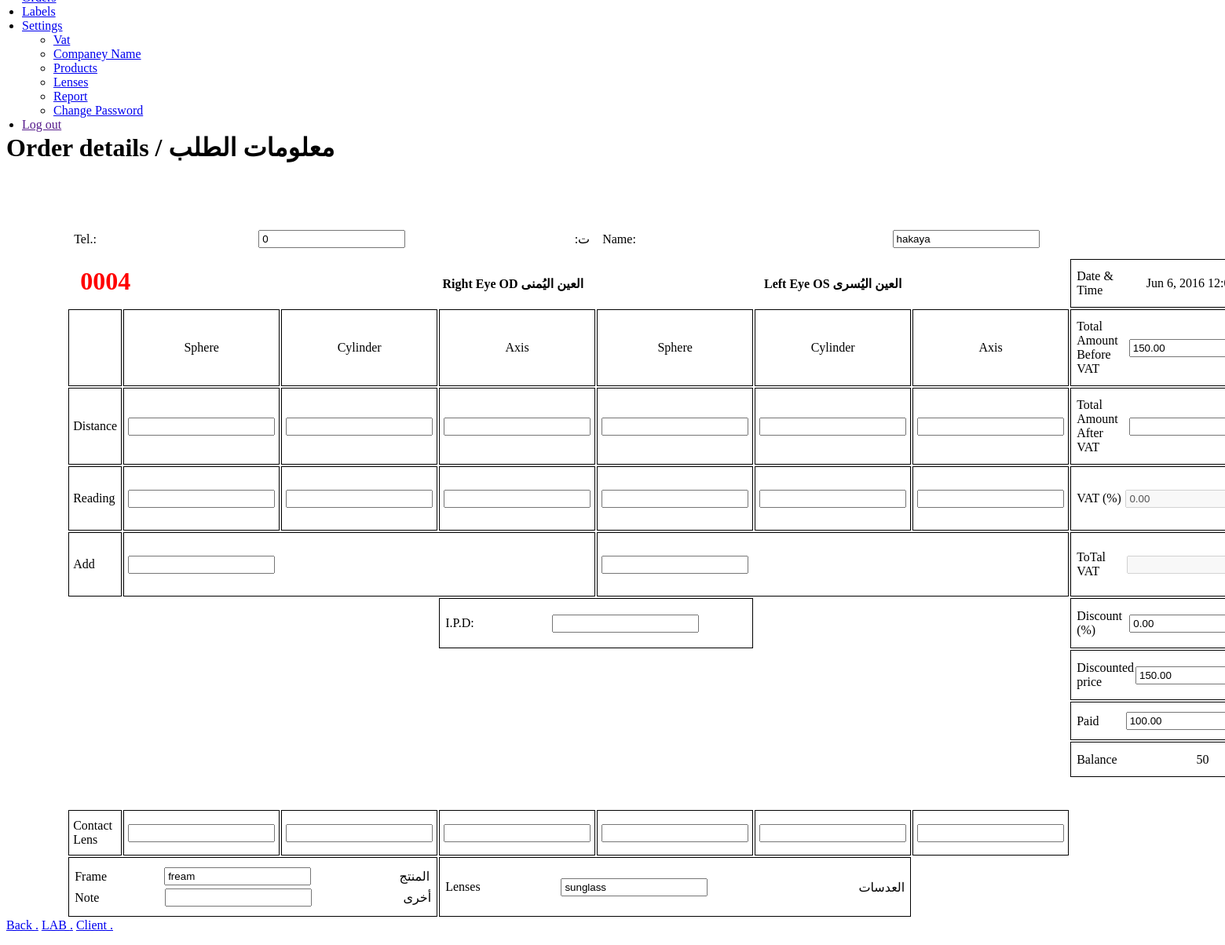
The app's page /order_details.php?id=4 (signed in) with its own data.
### tables this page shows
CREATE TABLE `order` (
  `id` int(11) NOT NULL,
  `bill_number` int(4) UNSIGNED ZEROFILL NOT NULL,
  `bill_year` int(11) NOT NULL,
  `client_name` varchar(200) DEFAULT NULL,
  `client_phone` varchar(200) DEFAULT NULL,
  `price_total` decimal(10,2) DEFAULT NULL,
  `price_paid` decimal(10,2) DEFAULT NULL,
  `order_date` date DEFAULT NULL,
  `er_d_sphere` varchar(200) DEFAULT NULL,
  `er_d_cylinder` varchar(200) DEFAULT NULL,
  `er_d_axis` varchar(200) DEFAULT NULL,
  `er_r_sphere` varchar(200) DEFAULT NULL,
  `er_r_cylinder` varchar(200) DEFAULT NULL,
  `er_r_axis` varchar(200) DEFAULT NULL,
  `el_d_sphere` varchar(200) DEFAULT NULL,
  `el_d_cylinder` varchar(200) DEFAULT NULL,
  `el_d_axis` varchar(200) DEFAULT NULL,
  `el_r_sphere` varchar(200) DEFAULT NULL,
  `el_r_cylinder` varchar(200) DEFAULT NULL,
  `el_r_axis` varchar(200) DEFAULT NULL,
  `ipd` varchar(200) DEFAULT NULL,
  `frame` varchar(200) DEFAULT NULL,
  `note` varchar(200) DEFAULT NULL,
  `lenses` varchar(200) DEFAULT NULL,
  `er_add` varchar(200) DEFAULT NULL,
  `el_add` varchar(200) DEFAULT NULL,
  `price_full` decimal(10,2) DEFAULT NULL,
  `price_full_vat` varchar(255) DEFAULT NULL,
  `price_discount` decimal(10,2) DEFAULT NULL,
  `is_hidden` int(11) DEFAULT '0',
  `er_cl_sphere` varchar(200) DEFAULT NULL,
  `er_cl_cylinder` varchar(200) DEFAULT NULL,
  `er_cl_axis` varchar(200) DEFAULT NULL,
  `el_cl_sphere` varchar(200) DEFAULT NULL,
  `el_cl_cylinder` varchar(200) DEFAULT NULL,
  `el_cl_axis` varchar(200) DEFAULT NULL,
  `isOld` int(2) NOT NULL DEFAULT '1'
);

CREATE TABLE `vat` (
  `id` int(11) NOT NULL,
  `vat` decimal(10,2) NOT NULL
);

### inc/config.php (called while the page is built, shortened)
<?php
	require_once("functions.php");
	function getArabic($str) {
    	if(isset($GLOBALS["currLabels"][($str)]) && !empty($GLOBALS["currLabels"][($str)])) {
    		return $GLOBALS["currLabels"][($str)];
    	}
    	return "(ar)";
	}

### inc/functions.php (called while the page is built, shortened)
<?php
  	function db_query($query, $link = "link_db") {
    	$res = mysql_query($query) or db_error($query, mysql_errno(), mysql_error());
   		return $res;
  	}
  	function db_fetch_row($res) {
    	$array = mysql_fetch_array($res, MYSQL_ASSOC);
    	return $array;
  	}
	function convertDateTimeToTimeStamp($str) {
    	$temp = explode(" ", $str);
    	$date = $temp[0];
    	$date = explode("-", $date);
    	$day = intval($date[2]);
    	$month = intval($date[1]);
    	$year = intval($date[0]);
    	if(count($date) == 3)
    		return mktime($hour, $minute, $second, $month, $day, $year);
    	else
    		return 0;
    }
	function formatDateTime($dbDate) {
		$dateTimeStamp = convertDateTimeToTimeStamp($dbDate);
		return date(DATETIME_FORMAT, $dateTimeStamp);
	}
?>

### order_details.php (the view, shortened to what this page needs)
<?php require_once 'inc/config.php'; ?>
<?php
	$pageTitle = "Order details / ".getArabic('Order details');
	$order  = array();
	if(isset($_GET["id"])){
		$res = db_query("SELECT * FROM `order` WHERE id={$_GET["id"]}");
		$order = db_fetch_row($res);
	}
	$vat_select = "SELECT * FROM vat";
	$result = mysql_query($vat_select);
	$vat_fetch = mysql_fetch_assoc($result);
?>
<?php require_once 'inc/page_menu.php'; ?>
<link href="css/select2.min.css" rel="stylesheet" />
<div class="content-header">
	<div class="header-section">
		<h1><?php echo $pageTitle; ?></h1>
	</div>
</div>
<div class="block full block-alt-noborder" style="padding-top: 0px;">
	<form  method="post" class="form-horizontal form-bordered" id="OrderDetailsForm">
            <table class="print-table" style="margin-top: 50px;">
				<tr>
					<td class="noborder" style="width: 12%;"></td>
					<td class="noborder" style="width: 11%;"></td>
					<td class="noborder" style="width: 11%;"></td>
					<td class="noborder" style="width: 11%;"></td>
					<td class="noborder" style="width: 11%;"></td>
					<td class="noborder" style="width: 11%;"></td>
					<td class="noborder" style="width: 11%;"></td>
					<td class="noborder"></td>
				</tr>
				<tr>
					<td colspan="4" class="noborder">
						<table>
							<tr>
								<td style="width: 25%;">Tel.:</td>
								<td class="tc"><input type="text" class="form-control" required="true" name="client_phone" id="client_phone" alt="" value="<?php echo htmlentities($order["client_phone"]); ?>" /></td>
								<td class="rtl" style="width: 25%;"><?php echo getArabic('Tel')?>:</td>
							</tr>
						</table>
					</td>
					<td colspan="4" class="noborder">
						<table>
							<tr>
								<td style="width: 25%;">Name:</td>
								<td class="tc"><input type="text" class="form-control" name="client_name" id="client_name" alt="" value="<?php echo htmlentities($order["client_name"]); ?>" /></td>
								<td class="rtl" style="width: 25%;"><?php echo getArabic('Name')?>:</td>
							</tr>
						</table>
					</td>
				</tr>
				<tr>
					<th colspan="4" class="noborder" style="text-align: right;"><span style="float: left; color: red; font-size: 2em; line-height: 12px;"><?php echo htmlentities($order["bill_number"]); ?></span>Right Eye OD <?php echo getArabic('Right Eye OD')?></th>
					<th colspan="3" class="noborder">Left Eye OS <?php echo getArabic('Left Eye OS')?></th>
					<td>
						<table>
							<tr>
								<td style="width: 25%;">Date & Time</td>
								<td class="tc"><?php echo htmlentities(formatDateTime($order["order_date"])); ?></td>
							</tr>
						</table>
					</td>
				</tr>
				<tr>
					<td></td>
					<td class="tc">Sphere</td>
					<td class="tc">Cylinder</td>
					<td class="tc">Axis</td>
					<td class="tc">Sphere</td>
					<td class="tc">Cylinder</td>
					<td class="tc">Axis</td>
					<td>
						<table>
							<tr>
								<td style="width: 25%;">Total Amount Before VAT</td>
								<td><input type="text" class="form-control" required="true" name="price_full" id="price_full" alt="" value="<?php echo htmlentities($order["price_full"]); ?>" onchange="CalculateBalanceFromTotal()" /></td>
							</tr>
						</table>
					</td>
				</tr>
				<tr>
					<td>Distance</td>
					<td><input type="text" class="form-control" name="er_d_sphere" id="er_d_sphere" alt="" value="<?php echo htmlentities($order["er_d_sphere"]); ?>" /></td>
					<td><input type="text" class="form-control" name="er_d_cylinder" id="er_d_cylinder" alt="" value="<?php echo htmlentities($order["er_d_cylinder"]); ?>" /></td>
					<td><input type="text" class="form-control" name="er_d_axis" id="er_d_axis" alt="" value="<?php echo htmlentities($order["er_d_axis"]); ?>" /></td>
					<td><input type="text" class="form-control" name="el_d_sphere" id="el_d_sphere" alt="" value="<?php echo htmlentities($order["el_d_sphere"]); ?>" /></td>
					<td><input type="text" class="form-control" name="el_d_cylinder" id="el_d_cylinder" alt="" value="<?php echo htmlentities($order["el_d_cylinder"]); ?>" /></td>
					<td><input type="text" class="form-control" name="el_d_axis" id="el_d_axis" alt="" value="<?php echo htmlentities($order["el_d_axis"]); ?>" /></td>
					<td>
						<table>
							<tr>
								<td style="width: 25%;">Total Amount After VAT</td>
								<td><input type="text" class="form-control" required="true" name="vat" id="vat" alt="" value="" onchange="CalculateBalanceFromDiscount()" /></td>
							</tr>
						</table>
					</td>
				</tr>
				<tr>
					<td>Reading</td>
					<td><input type="text" class="form-control" name="er_r_sphere" id="er_r_sphere" alt="" value="<?php echo htmlentities($order["er_r_sphere"]); ?>" /></td>
					<td><input type="text" class="form-control" name="er_r_cylinder" id="er_r_cylinder" alt="" value="<?php echo htmlentities($order["er_r_cylinder"]); ?>" /></td>
					<td><input type="text" class="form-control" name="er_r_axis" id="er_r_axis" alt="" value="<?php echo htmlentities($order["er_r_axis"]); ?>" /></td>
					<td><input type="text" class="form-control" name="el_r_sphere" id="el_r_sphere" alt="" value="<?php echo htmlentities($order["el_r_sphere"]); ?>" /></td>
					<td><input type="text" class="form-control" name="el_r_cylinder" id="el_r_cylinder" alt="" value="<?php echo htmlentities($order["el_r_cylinder"]); ?>" /></td>
					<td><input type="text" class="form-control" name="el_r_axis" id="el_r_axis" alt="" value="<?php echo htmlentities($order["el_r_axis"]); ?>" /></td>
					<td>
						<table>
							<tr>
								<td style="width: 25%;">VAT (%)</td>
								<td><input type="text" class="form-control" alt="" value="<?php echo htmlentities($vat_fetch["vat"]); ?>" disabled/></td>
							</tr>
						</table>
					</td>
				</tr>
				<tr>
					<td>Add</td>
					<td colspan="3"><input type="text" class="form-control" name="er_add" id="er_add" alt="" value="<?php echo htmlentities($order["er_add"]); ?>" /></td>
					<td colspan="3"><input type="text" class="form-control" name="el_add" id="el_add" alt="" value="<?php echo htmlentities($order["el_add"]); ?>" /></td>
					<td>
						<table>
							<tr>
								<td style="width: 25%;">ToTal VAT</td>
								<td>
									<input type="text" class="form-control" alt="" value="<?php
									if($order["price_full_vat"] != ''){
									echo htmlentities($order["price_full"] * ($vat_fetch["vat"]/100));
								}  ?>" disabled/></td>
							</tr>
						</table>
					</td>
				</tr>
				<tr>
					<td colspan="3" class="noborder"></td>
					<td colspan="2">
						<table>
							<tr>
								<td style="width: 35%;">I.P.D:</td>
								<td><input type="text" class="form-control" name="ipd" id="ipd" alt="" value="<?php echo htmlentities($order["ipd"]); ?>" /></td>
							</tr>
						</table>
					</td>
					<td colspan="2" class="noborder"></td>
					<td>
						<table>
							<tr>
								<td style="width: 25%;">Discount (%)</td>
								<td><input type="text" class="form-control" required="true" name="price_discount" id="price_discount" alt="" value="<?php echo htmlentities($order["price_discount"]); ?>" onchange="CalculateBalanceFromDiscount()" /></td>
							</tr>
						</table>
					</td>
					<tr>
						<td colspan="7" style="border: none;"></td>
						<td>
							<table>
								<tr>
									<td style="width: 25%;">Discounted price</td>
									<td><input type="text" class="form-control" required="true" name="price_total" id="price_total" alt="" value="<?php echo htmlentities($order["price_total"]); ?>" onchange="CalculateBalanceFromFinal()" /></td>
								</tr>
							</table>
						</td>
					</tr>
					<tr>
					<td colspan="7" style="border: none;"></td>
					<td>
						<table>
							<tr>
								<td style="width: 25%;">Paid</td>
								<td><input type="text" class="form-control" required="true" name="price_paid" id="price_paid" alt="" value="<?php echo htmlentities($order["price_paid"]); ?>" onchange="CalculateBalance()" /></td>
							</tr>
						</table>
					</td>
					</tr>
					<tr>
						<td colspan="7" style="border: none;"></td>
						<td>
							<table>
								<tr>
									<td style="width: 25%;">Balance</td>
									<td class="tc"><span id="Balance"><?php echo $order["price_total"]-$order["price_paid"]; ?></span></td>
								</tr>
							</table>
						</td>
					</tr>
				</tr>
				<tr>
					<td colspan="3" class="noborder">&nbsp;</td>
				</tr>
				<tr>
					<td>Contact Lens</td>
					<td><input type="text" class="form-control" name="er_cl_sphere" id="er_cl_sphere" alt="" value="<?php echo htmlentities($order["er_cl_sphere"]); ?>" /></td>
					<td><input type="text" class="form-control" name="er_cl_cylinder" id="er_cl_cylinder" alt="" value="<?php echo htmlentities($order["er_cl_cylinder"]); ?>" /></td>
					<td><input type="text" class="form-control" name="er_cl_axis" id="er_cl_axis" alt="" value="<?php echo htmlentities($order["er_cl_axis"]); ?>" /></td>
					<td><input type="text" class="form-control" name="el_cl_sphere" id="el_cl_sphere" alt="" value="<?php echo htmlentities($order["el_cl_sphere"]); ?>" /></td>
					<td><input type="text" class="form-control" name="el_cl_cylinder" id="el_cl_cylinder" alt="" value="<?php echo htmlentities($order["el_cl_cylinder"]); ?>" /></td>
					<td><input type="text" class="form-control" name="el_cl_axis" id="el_cl_axis" alt="" value="<?php echo htmlentities($order["el_cl_axis"]); ?>" /></td>
				<tr>
					<td colspan="3">
						<table>
							<tr>
								<td style="width: 25%;">Frame</td>
								<?php if($order['isOld'] == 1){ ?>
								<td><input type="text" class="form-control" name="frame" id="frame" alt="" value="<?php echo htmlentities($order["frame"]); ?>" /></td>
								<?php } ?>
								<td class="rtl" style="width: 25%;"><?php echo getArabic('Frame')?></td>
							</tr>
						</table>
						<table>
							<tr>
								<td style="width: 25%;">Note</td>
								<td><input type="text" class="form-control" name="note" id="note" alt="" value="<?php echo htmlentities($order["note"]); ?>" /></td>
								<td class="rtl" style="width: 25%;"><?php echo getArabic('note')?></td>
							</tr>
						</table>
					</td>
					<td colspan="3">
						<table>
							<tr>
								<td style="width: 25%;">Lenses</td>
								<?php if($order['isOld'] == 1){ ?>
								<td><input type="text" class="form-control" name="lenses" id="lenses" alt="" value="<?php echo htmlentities($order["lenses"]); ?>" /></td>
								<?php } ?>
								<td class="rtl" style="width: 25%;"><?php echo getArabic('Lenses')?></td>
							</tr>
						</table>
					</td>
				</tr>
            </table>
		<div class="form-group form-actions">
			<?php if($order['isOld'] == 1){ ?>
			<div class="col-md-9 col-md-offset-3">
				<a href="#" onclick="loadPage('home.php'); return false;" data-toggle="tooltip" data-html="true" title="Back <?php echo getArabic('Back')?>" class="btn btn-warning"><i class="fa fa-arrow-left"></i> Back <?php echo getArabic('Back')?></a>
				<a href="order_print_full_old.php?id=<?php echo htmlentities($order["id"]); ?>" onclick="printUrl('order_print_full_old.php?id=<?php echo $order["id"]; ?>'); return false;" target="_blank" data-toggle="tooltip" data-html="true" title="Print1(Full Table) <?php echo getArabic('Print1(Full Table)')?>" class="btn btn-info"><i class="fa fa-print"></i> LAB <?php echo getArabic('Print1(Full Table)')?></a>
				<a href="order_print_price_old.php?id=<?php echo htmlentities($order["id"]); ?>" onclick="printUrl('order_print_price_old.php?id=<?php echo $order["id"]; ?>'); return false;" target="_blank" data-toggle="tooltip" data-html="true" title="Print2(Price Table) <?php echo getArabic('Print2(Price Table)')?>" class="btn btn-info"><i class="fa fa-print"></i> Client <?php echo getArabic('Print2(Price Table)')?></a>
			</div>
			<?php } ?>
		</div>
	</form>
</div>

### order_details.php (style rules this page uses)
.print-table { width: 90%; margin: 0 5%; }
.print-table td { border: 1px solid; padding: 10px 5px; }
.print-table th { border: 1px solid; padding: 10px 15px; }
.print-table td.noborder, .print-table th.noborder { border: none; }
.print-table table { width: 100%; }
.print-table table td { border: none; padding: 0; }
.print-table .tc { text-align: center; }
.print-table .form-control { padding: 2px 3px; }
.rtl { direction: rtl; }

### records on screen
order: client_phone "0", client_name "hakaya", bill_number "0004", order_date "Jun 6, 2016…", price_full "150.00", price_discount "0.00", price_total "150.00", price_paid "100.00", $order["price_total"]-$order["price_paid"] "50", frame "fream", lenses "sunglass"
vat: vat "0.00"

### other values on screen
$pageTitle "Order details / معلومات الطلب"
getArabic('Tel') "ت"
getArabic('Right Eye OD') "العين اليُمنى"
getArabic('Left Eye OS') "العين اليُسرى"
getArabic('Frame') "المنتج"
getArabic('note') "أخرى"
getArabic('Lenses') "العدسات"
getArabic('Back') "."
getArabic('Print1(Full Table)') "."
getArabic('Print2(Price Table)') "."
